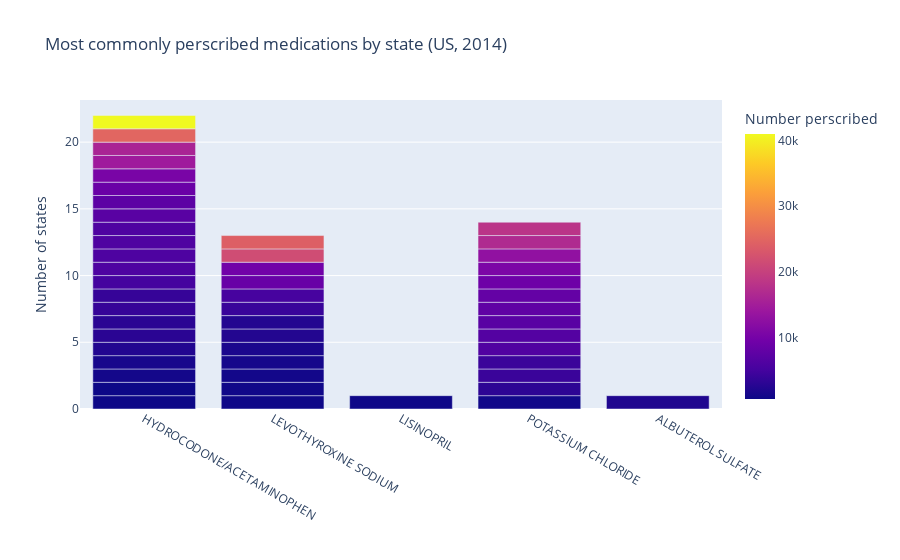

The cell this chart's notebook holds for it:
### Code cell
fig = px.bar(most_common_perscription_sorted, x='medication_perscribed',
                     labels={'medication_perscribed':'', 'count': 'Number of states',
                                    'num_perscribed': 'Number perscribed'}, 
                     color = 'num_perscribed',
                     title='Most commonly perscribed medications by state (US, 2014)',
                     hover_data={'state': True, 'num_perscribed': True, 'rank':False}
                     ) #hover_data=['lifeExp', 'gdpPercap']
fig.show()

### Figure 1 — Plotly figure (JSON) as saved in the notebook; plotly's stock layout.template omitted (floating-point values rounded to 4 significant figures; data arrays with more than 128 entries replaced by an {"elided": "..."} marker saying what was removed)
{"data": [{"alignmentgroup": "True", "customdata": {"elided": "51x3 mixed values"}, "hovertemplate": "=%{x}<br>Number of states=%{y}<br>state=%{customdata[0]}<br>Number perscribed=%{marker.color}<extra></extra>", "legendgroup": "", "marker": {"color": [678, 683, 796, 866, 1004, 1018, 1184, 1200, 1356, 1542, 1745, 2122, 2319, 2395, 2422, 2971, 2979, 3174, 3864, 3913, 4143, 4218, 4306, 5081, 5225, 5971, 5988, 6039, 6082, 6319, 6595, 7040, 7136, 7487, 7805, 8240, 8652, 8810, 9219, 9587, 10367, 10732, 12929, 14493, 15915, 16721, 18141, 21601, 24089, 25009, 40966], "coloraxis": "coloraxis", "pattern": {"shape": ""}}, "name": "", "offsetgroup": "", "orientation": "v", "showlegend": false, "textposition": "auto", "type": "bar", "x": ["HYDROCODONE/ACETAMINOPHEN", "HYDROCODONE/ACETAMINOPHEN", "LEVOTHYROXINE SODIUM", "LISINOPRIL", "LEVOTHYROXINE SODIUM", "POTASSIUM CHLORIDE", "LEVOTHYROXINE SODIUM", "HYDROCODONE/ACETAMINOPHEN", "LEVOTHYROXINE SODIUM", "HYDROCODONE/ACETAMINOPHEN", "LEVOTHYROXINE SODIUM", "ALBUTEROL SULFATE", "HYDROCODONE/ACETAMINOPHEN", "LEVOTHYROXINE SODIUM", "LEVOTHYROXINE SODIUM", "HYDROCODONE/ACETAMINOPHEN", "HYDROCODONE/ACETAMINOPHEN", "POTASSIUM CHLORIDE", "HYDROCODONE/ACETAMINOPHEN", "HYDROCODONE/ACETAMINOPHEN", "LEVOTHYROXINE SODIUM", "POTASSIUM CHLORIDE", "POTASSIUM CHLORIDE", "HYDROCODONE/ACETAMINOPHEN", "LEVOTHYROXINE SODIUM", "HYDROCODONE/ACETAMINOPHEN", "HYDROCODONE/ACETAMINOPHEN", "HYDROCODONE/ACETAMINOPHEN", "HYDROCODONE/ACETAMINOPHEN", "POTASSIUM CHLORIDE", "POTASSIUM CHLORIDE", "POTASSIUM CHLORIDE", "HYDROCODONE/ACETAMINOPHEN", "HYDROCODONE/ACETAMINOPHEN", "POTASSIUM CHLORIDE", "POTASSIUM CHLORIDE", "LEVOTHYROXINE SODIUM", "HYDROCODONE/ACETAMINOPHEN", "POTASSIUM CHLORIDE", "LEVOTHYROXINE SODIUM", "HYDROCODONE/ACETAMINOPHEN", "POTASSIUM CHLORIDE", "POTASSIUM CHLORIDE", "HYDROCODONE/ACETAMINOPHEN", "HYDROCODONE/ACETAMINOPHEN", "POTASSIUM CHLORIDE", "POTASSIUM CHLORIDE", "LEVOTHYROXINE SODIUM", "LEVOTHYROXINE SODIUM", "HYDROCODONE/ACETAMINOPHEN", "HYDROCODONE/ACETAMINOPHEN"], "xaxis": "x", "y": [1, 1, 1, 1, 1, 1, 1, 1, 1, 1, 1, 1, 1, 1, 1, 1, 1, 1, 1, 1, 1, 1, 1, 1, 1, 1, 1, 1, 1, 1, 1, 1, 1, 1, 1, 1, 1, 1, 1, 1, 1, 1, 1, 1, 1, 1, 1, 1, 1, 1, 1], "yaxis": "y"}], "layout": {"barmode": "relative", "coloraxis": {"colorbar": {"title": {"text": "Number perscribed"}}, "colorscale": [[0, "#0d0887"], [0.1111, "#46039f"], [0.2222, "#7201a8"], [0.3333, "#9c179e"], [0.4444, "#bd3786"], [0.5556, "#d8576b"], [0.6667, "#ed7953"], [0.7778, "#fb9f3a"], [0.8889, "#fdca26"], [1, "#f0f921"]]}, "legend": {"tracegroupgap": 0}, "title": {"text": "Most commonly perscribed medications by state (US, 2014)"}, "xaxis": {"anchor": "y", "domain": [0, 1], "title": {"text": ""}}, "yaxis": {"anchor": "x", "domain": [0, 1], "title": {"text": "Number of states"}}}}
